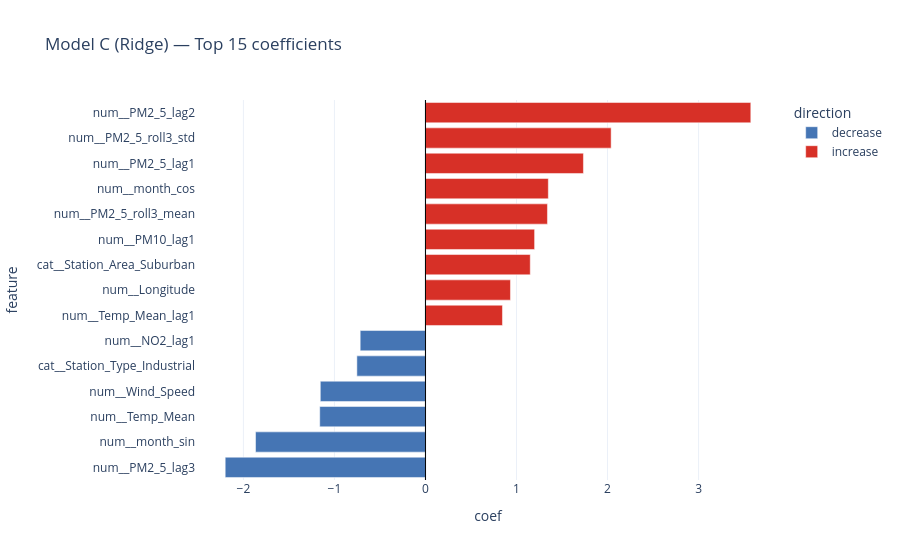

The notebook cell saved with this chart:
### Code cell
feat_names_c = ridge.named_steps["preprocess"].get_feature_names_out()
coef_full = pd.Series(ridge.named_steps["model"].coef_, index=feat_names_c)
coef = coef_full.sort_values(key=abs, ascending=False).head(15)

coef_plot = coef.sort_values().reset_index()
coef_plot.columns = ["feature", "coef"]
coef_plot["direction"] = np.where(coef_plot["coef"] >= 0, "increase", "decrease")

fig = px.bar(
    coef_plot,
    x="coef",
    y="feature",
    color="direction",
    orientation="h",
    title="Model C (Ridge) — Top 15 coefficients",
    color_discrete_map={"increase": "#d73027", "decrease": "#4575b4"},
)
fig.update_layout(template="plotly_white", paper_bgcolor="rgba(0,0,0,0)", plot_bgcolor="rgba(0,0,0,0)")
fig.add_vline(x=0, line_width=1, line_color="black")
fig.write_image("images/model_c_ridge_coeff.png", scale=2)
fig.show()

top_positive = coef_full.sort_values(ascending=False).head(8).rename("coef")
top_negative = coef_full.sort_values(ascending=True).head(8).rename("coef")

print("Top positive Ridge coefficients:")
display(top_positive.to_frame())
print("Top negative Ridge coefficients:")
display(top_negative.to_frame())

coef_full.sort_values(key=abs, ascending=False).to_csv("model_output/modelc_coefficients_sorted.csv", header=["coef"])
print("Saved to model_output/modelc_coefficients_sorted.csv")

### Figure 1 — Plotly figure (JSON) as saved in the notebook; plotly's stock layout.template omitted (floating-point values rounded to 4 significant figures)
{"data": [{"hovertemplate": "direction=decrease<br>coef=%{x}<br>feature=%{y}<extra></extra>", "legendgroup": "decrease", "marker": {"color": "#4575b4", "pattern": {"shape": ""}}, "name": "decrease", "orientation": "h", "showlegend": true, "textposition": "auto", "type": "bar", "x": [-2.2, -1.867, -1.161, -1.155, -0.7536, -0.717], "xaxis": "x", "y": ["num__PM2_5_lag3", "num__month_sin", "num__Temp_Mean", "num__Wind_Speed", "cat__Station_Type_Industrial", "num__NO2_lag1"], "yaxis": "y"}, {"hovertemplate": "direction=increase<br>coef=%{x}<br>feature=%{y}<extra></extra>", "legendgroup": "increase", "marker": {"color": "#d73027", "pattern": {"shape": ""}}, "name": "increase", "orientation": "h", "showlegend": true, "textposition": "auto", "type": "bar", "x": [0.8457, 0.9336, 1.151, 1.199, 1.34, 1.35, 1.735, 2.039, 3.574], "xaxis": "x", "y": ["num__Temp_Mean_lag1", "num__Longitude", "cat__Station_Area_Suburban", "num__PM10_lag1", "num__PM2_5_roll3_mean", "num__month_cos", "num__PM2_5_lag1", "num__PM2_5_roll3_std", "num__PM2_5_lag2"], "yaxis": "y"}], "layout": {"barmode": "relative", "legend": {"title": {"text": "direction"}, "tracegroupgap": 0}, "paper_bgcolor": "rgba(0,0,0,0)", "plot_bgcolor": "rgba(0,0,0,0)", "shapes": [{"line": {"color": "black", "width": 1}, "type": "line", "x0": 0, "x1": 0, "xref": "x", "y0": 0, "y1": 1, "yref": "y domain"}], "title": {"text": "Model C (Ridge) — Top 15 coefficients"}, "xaxis": {"anchor": "y", "domain": [0, 1], "title": {"text": "coef"}}, "yaxis": {"anchor": "x", "domain": [0, 1], "title": {"text": "feature"}}}}
